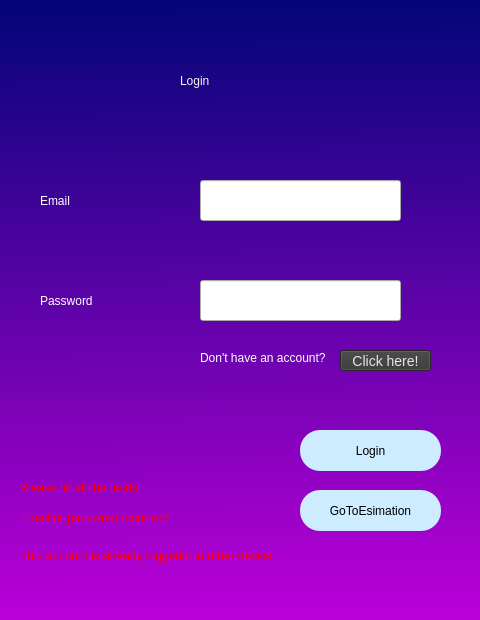
<?xml version="1.0" encoding="UTF-8"?>
<ui version="4.0">
 <class>Dialog</class>
 <widget class="QDialog" name="Dialog">
  <property name="geometry">
   <rect>
    <x>0</x>
    <y>0</y>
    <width>480</width>
    <height>620</height>
   </rect>
  </property>
  <property name="windowTitle">
   <string>Dialog</string>
  </property>
  <property name="styleSheet">
   <string notr="true">QWidget#Dialog{
background-color: qlineargradient(spread:pad, x1:0, y1:0, x2:0.008, y2:0.994, stop:0.0152381 rgba(5, 5, 122, 255), stop:1 rgba(186, 0, 216, 255));}</string>
  </property>
  <widget class="QLabel" name="label">
   <property name="geometry">
    <rect>
     <x>180</x>
     <y>50</y>
     <width>131</width>
     <height>61</height>
    </rect>
   </property>
   <property name="styleSheet">
    <string notr="true">font: 28pt &quot;MS Shell Dlg 2&quot;; color: rgb(243, 243, 243)</string>
   </property>
   <property name="text">
    <string>Login </string>
   </property>
  </widget>
  <widget class="QLabel" name="label_2">
   <property name="geometry">
    <rect>
     <x>40</x>
     <y>170</y>
     <width>141</width>
     <height>61</height>
    </rect>
   </property>
   <property name="styleSheet">
    <string notr="true">font: 15pt &quot;MS Shell Dlg 2&quot;;
color: rgb(255, 255, 255);</string>
   </property>
   <property name="text">
    <string>Email</string>
   </property>
  </widget>
  <widget class="QLabel" name="label_3">
   <property name="geometry">
    <rect>
     <x>40</x>
     <y>270</y>
     <width>141</width>
     <height>61</height>
    </rect>
   </property>
   <property name="styleSheet">
    <string notr="true">font: 15pt &quot;MS Shell Dlg 2&quot;;
color: rgb(255, 255, 255);</string>
   </property>
   <property name="text">
    <string>Password</string>
   </property>
  </widget>
  <widget class="QLineEdit" name="i_email">
   <property name="geometry">
    <rect>
     <x>200</x>
     <y>180</y>
     <width>201</width>
     <height>41</height>
    </rect>
   </property>
  </widget>
  <widget class="QLineEdit" name="i_password">
   <property name="geometry">
    <rect>
     <x>200</x>
     <y>280</y>
     <width>201</width>
     <height>41</height>
    </rect>
   </property>
  </widget>
  <widget class="QPushButton" name="bt_login">
   <property name="geometry">
    <rect>
     <x>300</x>
     <y>430</y>
     <width>141</width>
     <height>41</height>
    </rect>
   </property>
   <property name="styleSheet">
    <string notr="true">border-radius:20px;
font: 75 14pt &quot;MS Shell Dlg 2&quot;;
background-color: rgb(205, 236, 255);</string>
   </property>
   <property name="text">
    <string>Login</string>
   </property>
  </widget>
  <widget class="QLabel" name="label_4">
   <property name="geometry">
    <rect>
     <x>200</x>
     <y>350</y>
     <width>161</width>
     <height>16</height>
    </rect>
   </property>
   <property name="styleSheet">
    <string notr="true">color:rgb(255, 255, 255)</string>
   </property>
   <property name="text">
    <string>Don't have an account? </string>
   </property>
  </widget>
  <widget class="QPushButton" name="bt_click">
   <property name="geometry">
    <rect>
     <x>340</x>
     <y>350</y>
     <width>91</width>
     <height>21</height>
    </rect>
   </property>
   <property name="styleSheet">
    <string notr="true">background-color:#363636; font-size:14px; color: rgb(230, 230, 230)</string>
   </property>
   <property name="text">
    <string>Click here!</string>
   </property>
  </widget>
  <widget class="QLabel" name="lbl_fields">
   <property name="geometry">
    <rect>
     <x>20</x>
     <y>480</y>
     <width>211</width>
     <height>16</height>
    </rect>
   </property>
   <property name="styleSheet">
    <string notr="true">color:rgb(255, 0, 0);
font: 75 12pt &quot;MS Shell Dlg 2&quot;;</string>
   </property>
   <property name="text">
    <string>Please fill all the fields!</string>
   </property>
  </widget>
  <widget class="QLabel" name="lbl_incorrect">
   <property name="geometry">
    <rect>
     <x>20</x>
     <y>510</y>
     <width>271</width>
     <height>16</height>
    </rect>
   </property>
   <property name="styleSheet">
    <string notr="true">color:rgb(255, 0, 0);
font: 75 12pt &quot;MS Shell Dlg 2&quot;;</string>
   </property>
   <property name="text">
    <string>Email or password incorrect!</string>
   </property>
  </widget>
  <widget class="QLabel" name="lbl_loged">
   <property name="geometry">
    <rect>
     <x>20</x>
     <y>540</y>
     <width>441</width>
     <height>31</height>
    </rect>
   </property>
   <property name="styleSheet">
    <string notr="true">color:rgb(255, 0, 0);
font: 75 12pt &quot;MS Shell Dlg 2&quot;;</string>
   </property>
   <property name="text">
    <string>This account is already loggedin in other device</string>
   </property>
  </widget>
  <widget class="QPushButton" name="bt_estimation">
   <property name="geometry">
    <rect>
     <x>300</x>
     <y>490</y>
     <width>141</width>
     <height>41</height>
    </rect>
   </property>
   <property name="styleSheet">
    <string notr="true">border-radius:20px;
font: 75 14pt &quot;MS Shell Dlg 2&quot;;
background-color: rgb(205, 236, 255);</string>
   </property>
   <property name="text">
    <string>GoToEsimation</string>
   </property>
  </widget>
 </widget>
 <resources/>
 <connections/>
</ui>
